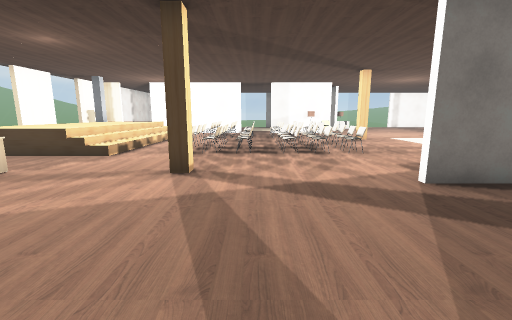
view 1 (above)

20 first-person views from a walk through a 3-D level made in the Unity game engine. The camera is 1.2 m above the floor, tilts 10° down and sees 90° across. The floor is counted in squares, 1 m on a side. Each view is taken from the middle of a square. On the plan, view 1 faces up. The plan holds only what a view shows up to about 12 squares ahead; the rest is blank. The place goes on beyond the plan.

view 2
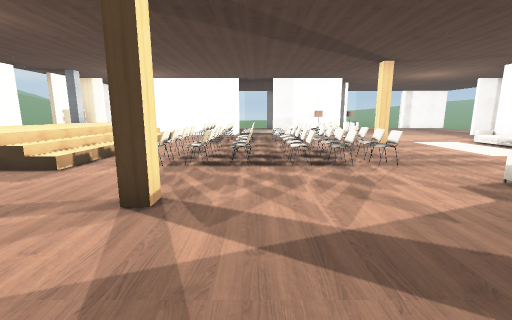

view 3
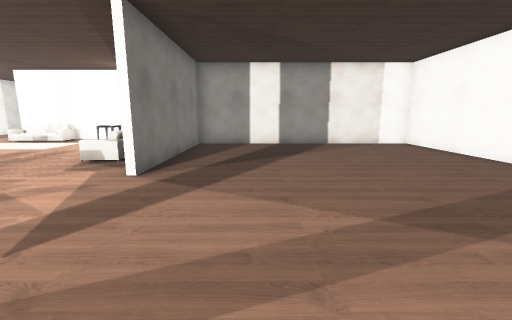

view 4
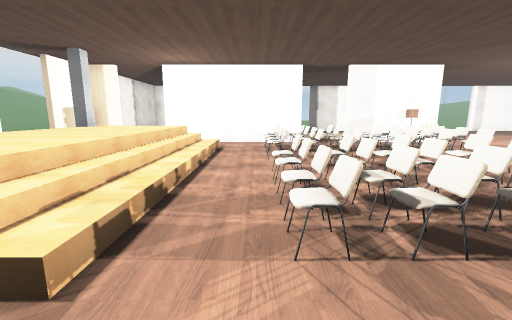

view 5
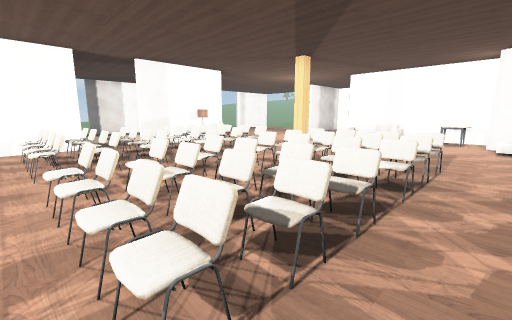

view 6
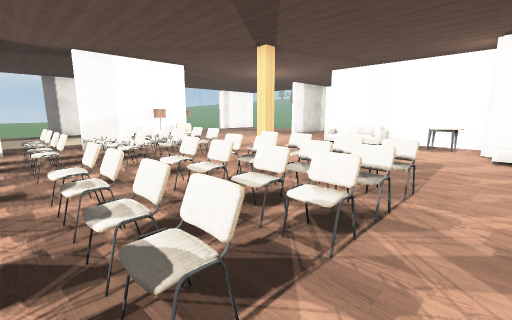

view 7
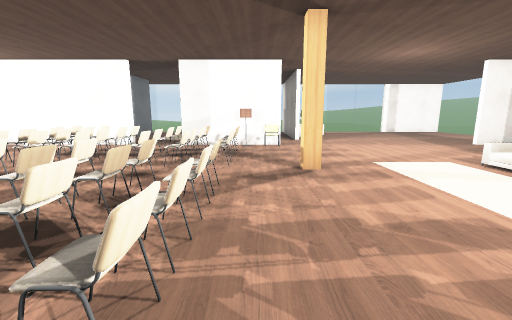

view 8
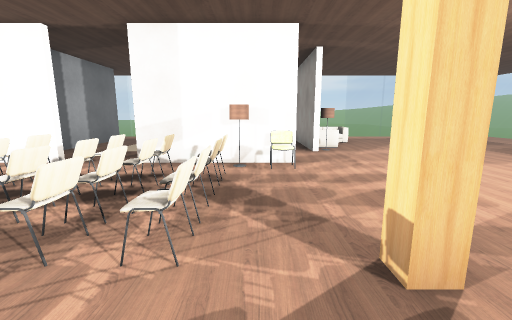

view 9
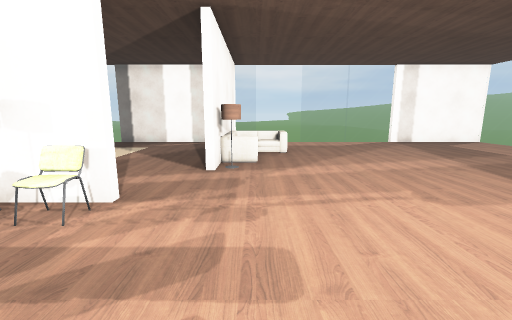

view 10
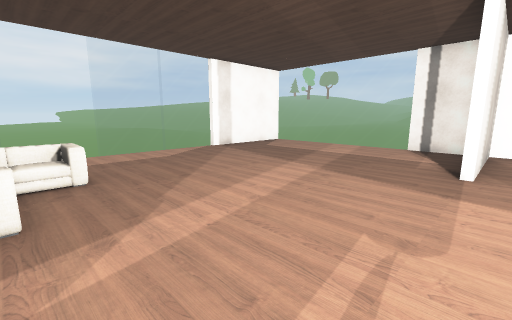

view 11
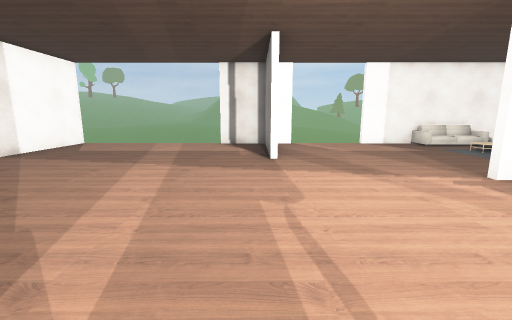

view 12
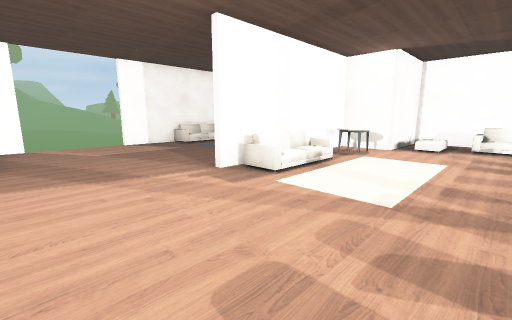

view 13
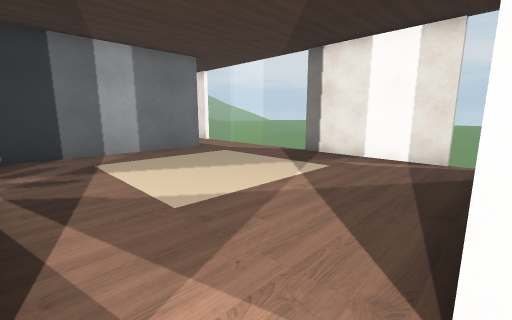

view 14
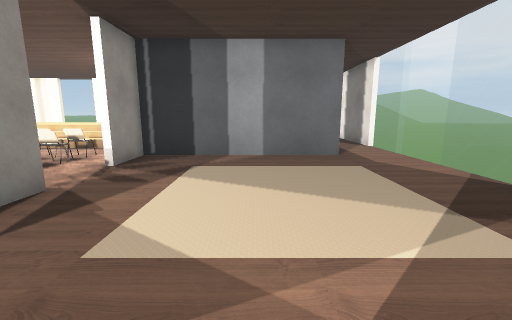

view 15
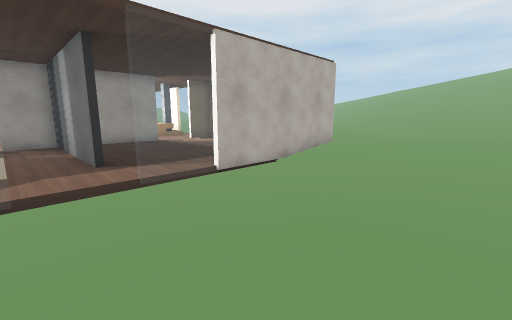

view 16
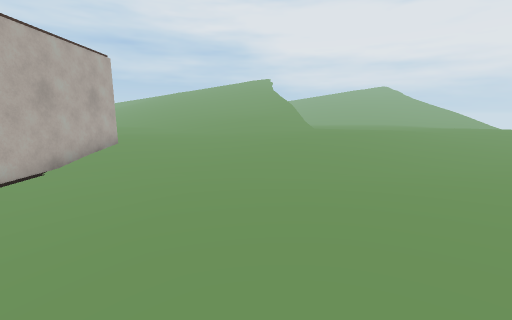

view 17
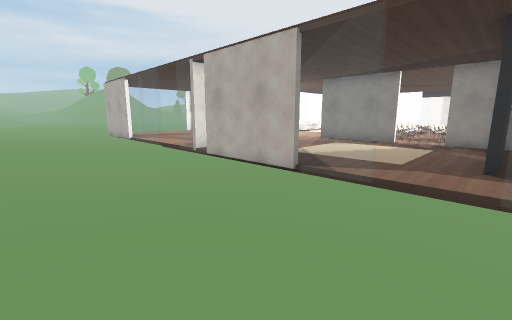

view 18
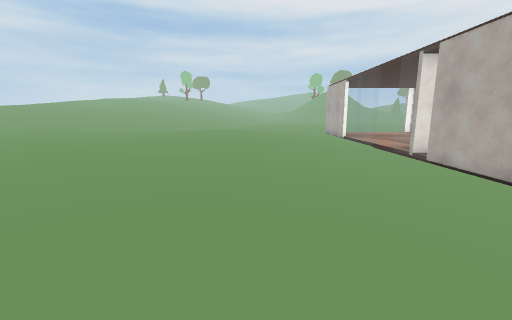

view 19
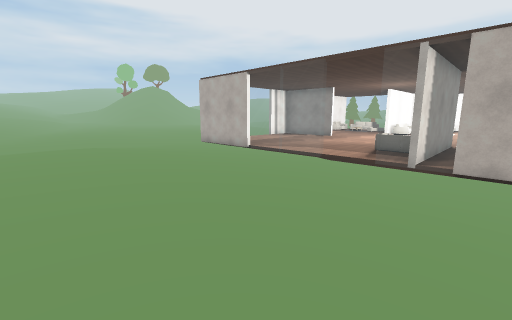

view 20
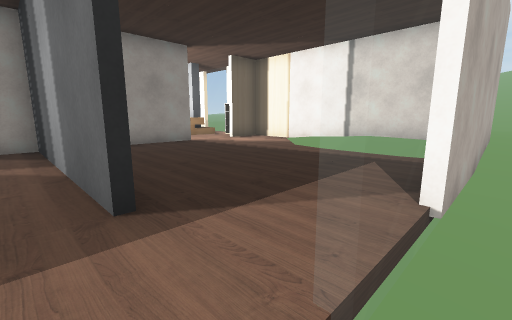

### Floor plan
Key: @ floor where view 1 was taken; # wall or solid block; . main floor; : floor 0.25 m higher than the main floor; - floor 0.25 m lower than the main floor; + floor 0.5 m higher than the main floor; * floor 0.75 m higher than the main floor; / step, stairs or slope; = window, fence, low wall or low ledge; C chair; T table; S sofa; R rack; O other object.
Columns run from 15 left of view 1 to 18 right of it. Each row starts with its distance up from view 1.
 35   ++/:......   ::::::::::
 34   ++::..-...: ::::::::::::::::
 33   ++::..-...::::::::::::::::+:
 32   +:::..-...:::::::..:::::::::
 31 ++:::...-....::.../.....::::::
 30 +:::....--.../............::::.
 29 ::::....----/....---//.........
 28 ::::....----/----------........
 27  ::::...----------------......
 26  ::::../---------------------
 25   ::#######......####=......=###=.
 24     #:...............#..........=.
 23     #:......#........#/S........=.
 22     #:......#........#/S........=-
 21     #.......#........#/.........=
 20     #.......#........OO.........=
 19     #.......#...................#
 18     #.......#...................#
 17      R#. ######.###OC.......#####
 16      R..  ...CCCCCC............./
 15       #***/..CCCCCC............./
 14       /***/..CCCC+C............./
 13     # /***/..CCCCCC.#....+#.....#
 12     # /***/..............+#.....#
 11     ///***/..CCCCCC......+# O../#
 10       /***/..CCCCCC.......#  /./S
  9       /***/..CCCCCC.....TT#    /#
  8        ***/..CCCCCC.....TT#     =
  7         ...............O#
  6          ...........SSS.#
  5         TTT.........  ..#
  4            ........######
  3            .............#
  2             ............#
  1              ...........#
  0               .@........#
 -1                .........#
 -2                 ........#
 -3                   ......#
 -4                    ....##
 -5                    #####

Positions as (right, up) in squares from view 1, and headings:
1: (0, 0), facing up
2: (0, 2), facing up
3: (-2, 2), facing right
4: (-3, 6), facing up
5: (-3, 7), facing up-right
6: (-1, 7), facing up-right
7: (4, 7), facing up
8: (4, 11), facing up
9: (7, 14), facing up
10: (7, 17), facing up-right
11: (6, 18), facing right
12: (6, 17), facing down-right
13: (6, 18), facing up-left
14: (5, 21), facing left
15: (-1, 31), facing down-left
16: (-1, 31), facing left
17: (-3, 31), facing down-right
18: (-3, 31), facing right
19: (4, 34), facing down-right
20: (-2, 26), facing down-left
